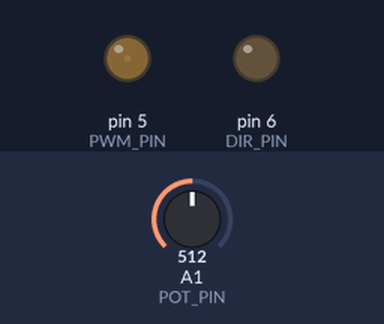
Simulated run of this sketch. Board: Arduino Uno, built with avr-gcc and run on an emulated ATmega328P. On the bench: output pins drawn as LEDs (lit = HIGH). The test bench sets the inputs (shaded band); at power-on: A1 (POT_PIN) = 512.

Above: at 1.2 s.
1.3 s: A1 (POT_PIN) set to 350
At 2.5 s:
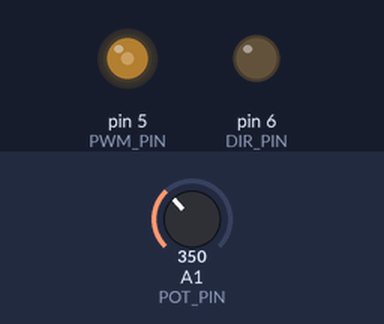
2.8 s: A1 (POT_PIN) set to 716
At 3.7 s:
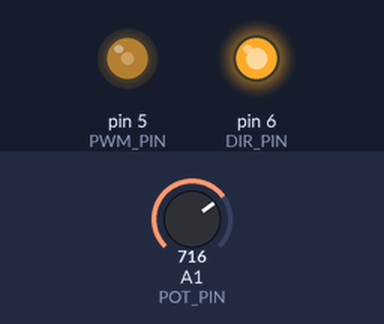
4.3 s: A1 (POT_PIN) set to 511
At 4.9 s:
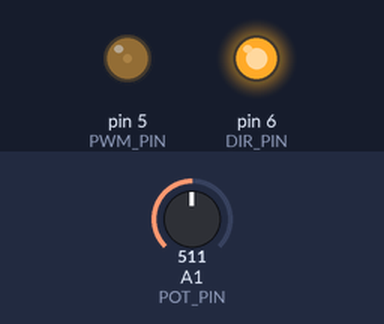
5.8 s: A1 (POT_PIN) set to 509
At 7.62 s:
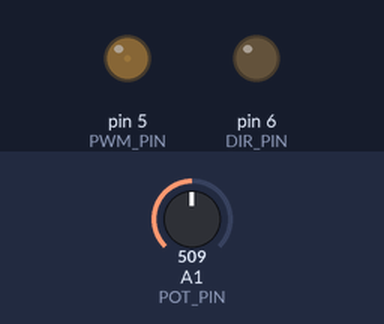
8.8 s: A1 (POT_PIN) set to 306
Timing chart, 0 to 11.3 s (numbered marks = the images above; inputs shaded):
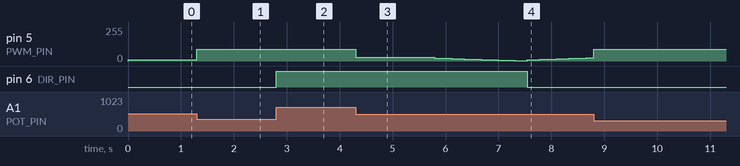

The sketch:

nano_firmware.ino
```cpp
#include <Wire.h>
#define SLAVE_ADDRESS     0x21  //TopTower
//#define SLAVE_ADDRESS     0x22  //BottomTower
//#define SLAVE_ADDRESS     0x23
//#define SLAVE_ADDRESS     0x24
//#define SLAVE_ADDRESS     0x25

#define RECIEVED_SIZE     4
#define SENT_SIZE         20
//#define SENT_SIZE         4
#define PWM_PIN           5
#define DIR_PIN           6
#define POT_PIN           A1
#define ENC_PIN           8

byte recievedSetPoint[RECIEVED_SIZE];
byte sentPosition[SENT_SIZE];

int setPoint = 0;
int currPosition = 0;
//int GAIN = 5;
int GAIN = 270;
// top tower
float p = 7;
float i = 0.003;
float d = 0.01;
int Lower_Bound = 115;
int Upper_Bound = 170;


// bottom tower
//float p = 3;
//float i = 0.004;
//float d = 0;
//int Lower_Bound = 35;
//int Upper_Bound = 105;

unsigned long prev_time = 0;
unsigned long curr_time = 0;
float curr_error = 0.0;
float prev_error = 0.0;
float integral_error = 0.0;
float deriv_error = 0.0;
unsigned long dt = 1;

void setup() {
  Wire.begin(SLAVE_ADDRESS);
  Wire.onRequest(requestEvent);
  Wire.onReceive(receiveEvent);
  pinMode(PWM_PIN, OUTPUT);
  pinMode(DIR_PIN, OUTPUT);
  currPosition = map(analogRead(POT_PIN), 0, 1023, 0,269);
  setPoint = currPosition;
  Serial.begin(9600);
  prev_time = millis();


}

void loop() {
  currPosition = map(analogRead(POT_PIN), 0, 1023, 0,269);
  curr_error = setPoint - currPosition;
  curr_time = millis();
  dt = (curr_time - prev_time) + 1;
 integral_error += (dt)*curr_error; //need to prevent overflow
 if(integral_error > 10000){
  integral_error = 10000;
 }

 if(integral_error < -10000){
  integral_error = -10000;
 }
  deriv_error = (curr_error - prev_error)/(dt);
int  duty = (p*curr_error + i*integral_error + d*deriv_error);
  prev_time = curr_time;

    if(duty < 0){
    duty = duty*-1;
    digitalWrite(DIR_PIN, HIGH);
  }
  else{
    digitalWrite(DIR_PIN, LOW);
    duty = duty + 10;
  }

  if(duty > 90){
    duty = 90;
  }
  analogWrite(PWM_PIN, duty);
//    Serial.println(duty);
//    Serial.print("Duty: ");
//    Serial.print(duty);
//    Serial.print(" Current: ");
//    Serial.print(currPosition);
//    Serial.print(" Target: ");
//    Serial.println(setPoint);

//  Serial.print("Current: ");
//  Serial.print(currPosition);
//  Serial.print("    Set: ");
//  Serial.println(setPoint);
//  Serial.print("    Diff: ");
//  Serial.print(setPoint - currPosition);
//  Serial.print("    Duty: ");
//  Serial.print(duty);
//  Serial.print("    Gain: ");
//  Serial.print(GAIN);
//  Serial.print("    GD: ");
//  Serial.print(GAIN*(setPoint - currPosition));
//  Serial.print("    GDD: ");
//  Serial.print((GAIN*(setPoint - currPosition))/360);
//  Serial.print("    GDD: ");
//  Serial.print(GAIN*(setPoint - currPosition)/360);
//  Serial.print("    Dir: ");
//  Serial.println(digitalRead(DIR_PIN));

}

void requestEvent(){
  get_byte_position();
  Wire.write(sentPosition, SENT_SIZE);
}

void receiveEvent(int bytesReceived){
  for(int i = 0; i < bytesReceived; i++)
  {
    if(i < RECIEVED_SIZE)
    {
      recievedSetPoint[i] = Wire.read();
      //Serial.println(recievedSetPoint[i]);
    }
    else
    {
      Wire.read();
    }
  }
  setPoint = ((recievedSetPoint[1])<<8) + recievedSetPoint[0];
  if (setPoint > 360){
    setPoint = map(analogRead(POT_PIN), 0, 1023, 0,269);
  }
  if(setPoint < Lower_Bound){
    setPoint = Lower_Bound;
  }
  if(setPoint > Upper_Bound){
    setPoint = Upper_Bound;
  }
  bool state = digitalRead(13);
  digitalWrite(13, !state);
}

void get_byte_position(){
  sentPosition[0] = (currPosition & 255);
  sentPosition[1] = (currPosition & (255<<8))>>8;
}

void serialEvent() {
//    setPoint = (((Serial.parseInt())%270));
//    Serial.println("SET!");
//    prev_time = millis();

}
```

Measured:
- the behaviour switches between 510 and 509 on A1 (POT_PIN) (found by bisection; images 3 and 4)
- after the input at 1.3 s, pin 5 (PWM_PIN): 10/255 → 90/255 at once
- after the input at 2.8 s, pin 6 (DIR_PIN): LOW → HIGH at once
- after the input at 4.3 s, pin 5 (PWM_PIN): 90/255 → 30/255 at once
- after the input at 5.8 s, pin 6 (DIR_PIN): HIGH → LOW after 1.7 s
